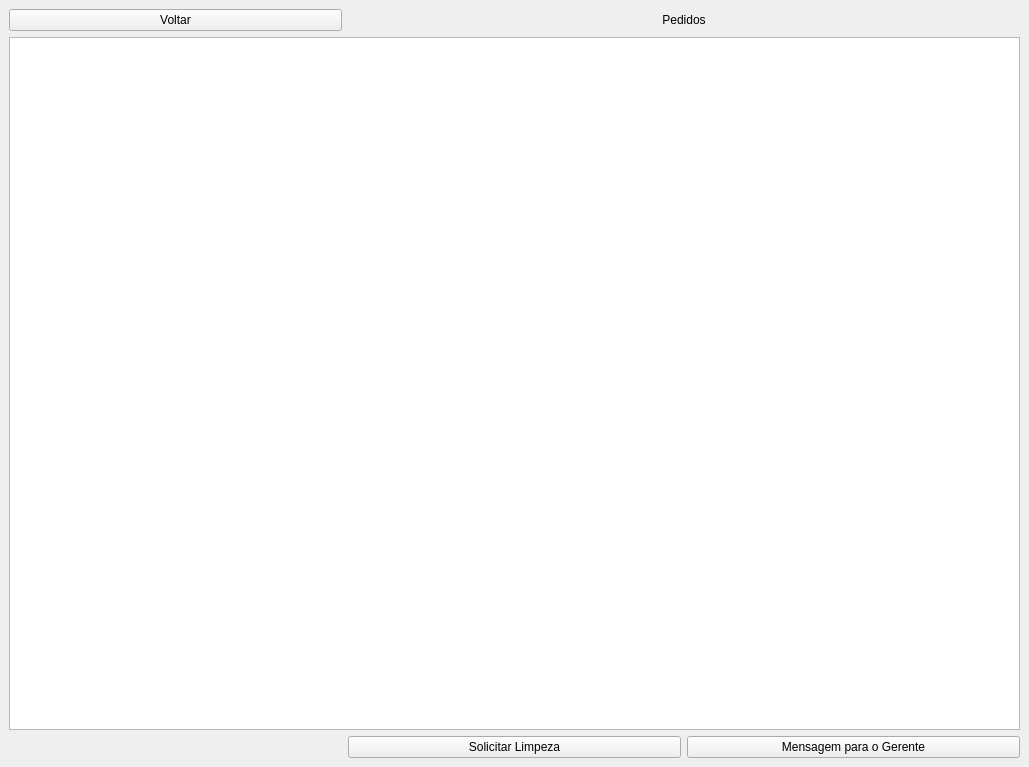
<?xml version="1.0" encoding="UTF-8"?>
<ui version="4.0">
 <class>cozinha</class>
 <widget class="QMainWindow" name="cozinha">
  <property name="geometry">
   <rect>
    <x>0</x>
    <y>0</y>
    <width>1029</width>
    <height>767</height>
   </rect>
  </property>
  <property name="minimumSize">
   <size>
    <width>1024</width>
    <height>600</height>
   </size>
  </property>
  <property name="windowTitle">
   <string>Cozinha</string>
  </property>
  <widget class="QWidget" name="centralwidget">
   <layout class="QGridLayout" name="gridLayout">
    <item row="0" column="1" colspan="2">
     <widget class="QLabel" name="label">
      <property name="styleSheet">
       <string notr="true">color: rgb(0, 0, 0);
font: italic 16pt &quot;Georgia&quot;;</string>
      </property>
      <property name="text">
       <string>Pedidos</string>
      </property>
      <property name="alignment">
       <set>Qt::AlignCenter</set>
      </property>
     </widget>
    </item>
    <item row="0" column="0">
     <widget class="QPushButton" name="b_voltar">
      <property name="styleSheet">
       <string notr="true">font: 10pt &quot;Georgia&quot;;</string>
      </property>
      <property name="text">
       <string>Voltar</string>
      </property>
     </widget>
    </item>
    <item row="2" column="1">
     <widget class="QPushButton" name="b_solicitar_limpeza">
      <property name="styleSheet">
       <string notr="true">font: 10pt &quot;Georgia&quot;;</string>
      </property>
      <property name="text">
       <string>Solicitar Limpeza</string>
      </property>
     </widget>
    </item>
    <item row="2" column="2">
     <widget class="QPushButton" name="pushButton">
      <property name="styleSheet">
       <string notr="true">font: 10pt &quot;Georgia&quot;;</string>
      </property>
      <property name="text">
       <string>Mensagem para o Gerente</string>
      </property>
     </widget>
    </item>
    <item row="1" column="0" colspan="3">
     <widget class="QTableView" name="pedidos_table">
      <property name="styleSheet">
       <string notr="true">font: 10pt &quot;Georgia&quot;;</string>
      </property>
     </widget>
    </item>
   </layout>
  </widget>
  <widget class="QMenuBar" name="menubar">
   <property name="geometry">
    <rect>
     <x>0</x>
     <y>0</y>
     <width>1029</width>
     <height>21</height>
    </rect>
   </property>
  </widget>
 </widget>
 <resources/>
 <connections>
  <connection>
   <sender>b_voltar</sender>
   <signal>clicked()</signal>
   <receiver>cozinha</receiver>
   <slot>close()</slot>
   <hints>
    <hint type="sourcelabel">
     <x>64</x>
     <y>59</y>
    </hint>
    <hint type="destinationlabel">
     <x>44</x>
     <y>80</y>
    </hint>
   </hints>
  </connection>
 </connections>
</ui>
